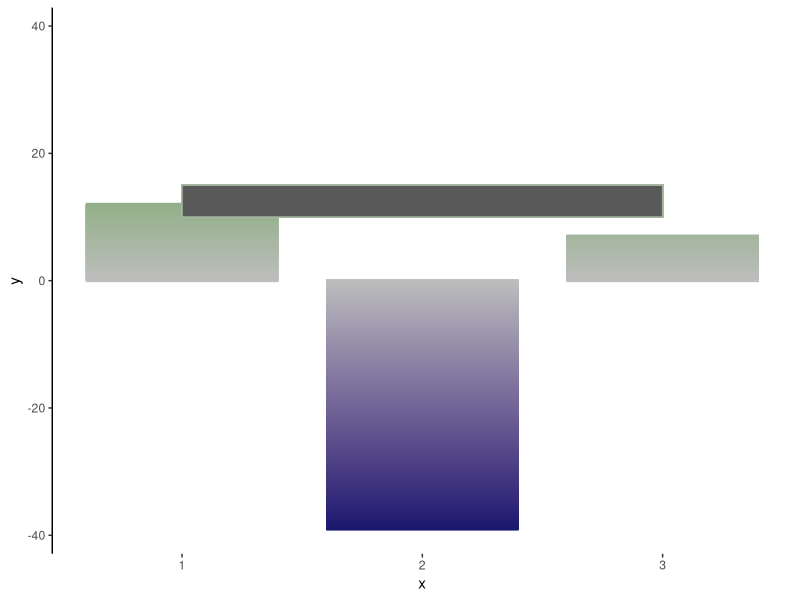

This figure's R source:
#!/usr/bin/env Rscript
# instead of geom_bar() or geom_col() for the bars, 
# we actually use geom_segment() the approach is like points actually, but we just put 
# horizontal line segments.
library(tidyverse)
library(Cairo)

d <- data.frame(x=1:3, y = c(12, -39, 7))
rownames(d) <- sprintf("%02i", as.integer(rownames(d)))
minl <- min(d$y)
maxl <- min(d$y)
if(abs(minl) > maxl) {
    ra <- abs(minl)
} else {
    ra <- maxl
}

barwidth <- 0.8
bd2 <- barwidth/2

# interpolate values from zero to y
vals <- lapply(d$y, function(y) seq(0, y, by = sign(y)*.025))
y <- unlist(vals)
# create corresponding number of x values
mid <- rep(d$x, lengths(vals))
# so what we're going to do is generate horizontal line segmetns and so fill a bar
# stacking them upon each other to reach the required value.
d2 <- data.frame(x = mid - bd2, xend = mid + bd2, y = y, yend = y)
# the y's and yend's are the same because the segmetn only moves on x axis,, its y coord is always the same
CairoPNG("fname.png", 800, 800)
ggplot(data = d2, aes(x = x, xend = xend, y = y, yend = yend, color = y)) +
  geom_segment(size = 1) +
  # scale_color_gradient2(low = "red", mid = "white", high = "green", midpoint = 0) +
  scale_color_gradient2(low = "midnightblue", mid = "grey", high = "green4", midpoint = 0) +
  theme(legend.position="none", panel.background = element_blank(), 
        axis.line.y=element_line(size = 0.5, linetype = "solid", colour = "black"),
        panel.grid.major = element_blank()) +
  ylim(-ra, ra) +
#   geom_hline(yintercept=0) +
  geom_rect(aes(xmin = 1, xmax = 3, ymin = 10, ymax = 15))
dev.off()
